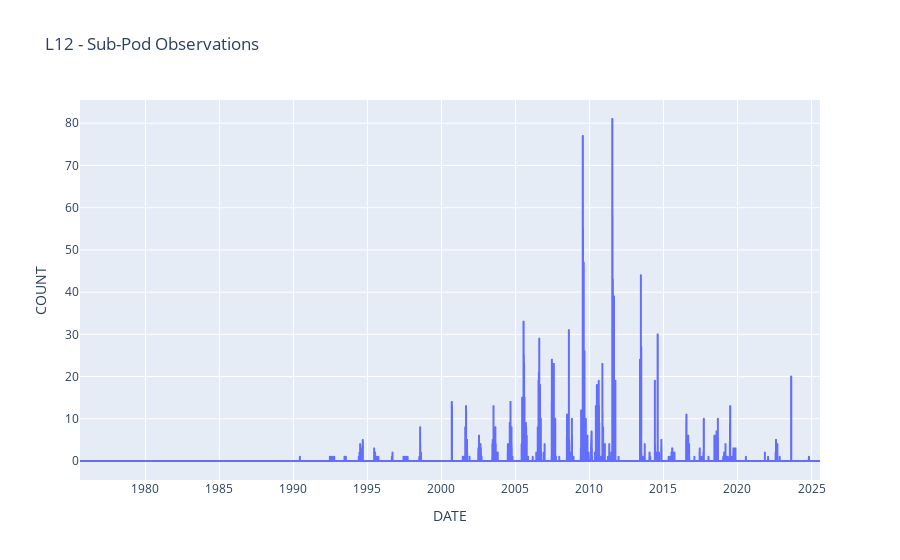

This figure's notebook cell:
### Code cell
fig = px.line(named_counts, x="DATE", y="COUNT", title=f"L12 - Sub-Pod Observations")
fig.show()

### Figure 1 — Plotly figure (JSON) as saved in the notebook; plotly's stock layout.template omitted (floating-point values rounded to 4 significant figures; data arrays with more than 128 entries replaced by an {"elided": "..."} marker saying what was removed)
{"data": [{"hovertemplate": "DATE=%{x}<br>COUNT=%{y}<extra></extra>", "legendgroup": "", "line": {"color": "#636efa", "dash": "solid"}, "marker": {"symbol": "circle"}, "mode": "lines", "name": "", "showlegend": false, "type": "scattergl", "x": {"elided": "10400 str values"}, "xaxis": "x", "y": {"elided": "10400 float values"}, "yaxis": "y"}], "layout": {"legend": {"tracegroupgap": 0}, "title": {"text": "L12 - Sub-Pod Observations"}, "xaxis": {"anchor": "y", "domain": [0, 1], "title": {"text": "DATE"}}, "yaxis": {"anchor": "x", "domain": [0, 1], "title": {"text": "COUNT"}}}}
